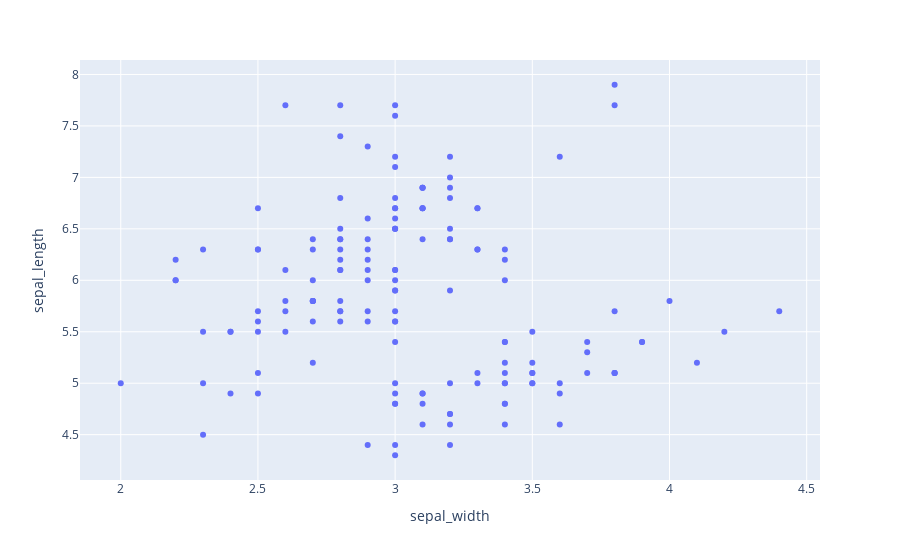

Notebook code for this chart:
### Code cell
px.scatter(iris, x="sepal_width", y="sepal_length")

### Figure 1 — Plotly figure (JSON) as saved in the notebook; plotly's stock layout.template omitted (floating-point values rounded to 4 significant figures; data arrays with more than 128 entries replaced by an {"elided": "..."} marker saying what was removed)
{"data": [{"hovertemplate": "sepal_width=%{x}<br>sepal_length=%{y}<extra></extra>", "legendgroup": "", "marker": {"color": "#636efa", "symbol": "circle"}, "mode": "markers", "name": "", "orientation": "v", "showlegend": false, "type": "scatter", "x": {"elided": "150 float values"}, "xaxis": "x", "y": {"elided": "150 float values"}, "yaxis": "y"}], "layout": {"legend": {"tracegroupgap": 0}, "margin": {"t": 60}, "xaxis": {"anchor": "y", "domain": [0, 1], "title": {"text": "sepal_width"}}, "yaxis": {"anchor": "x", "domain": [0, 1], "title": {"text": "sepal_length"}}}}
